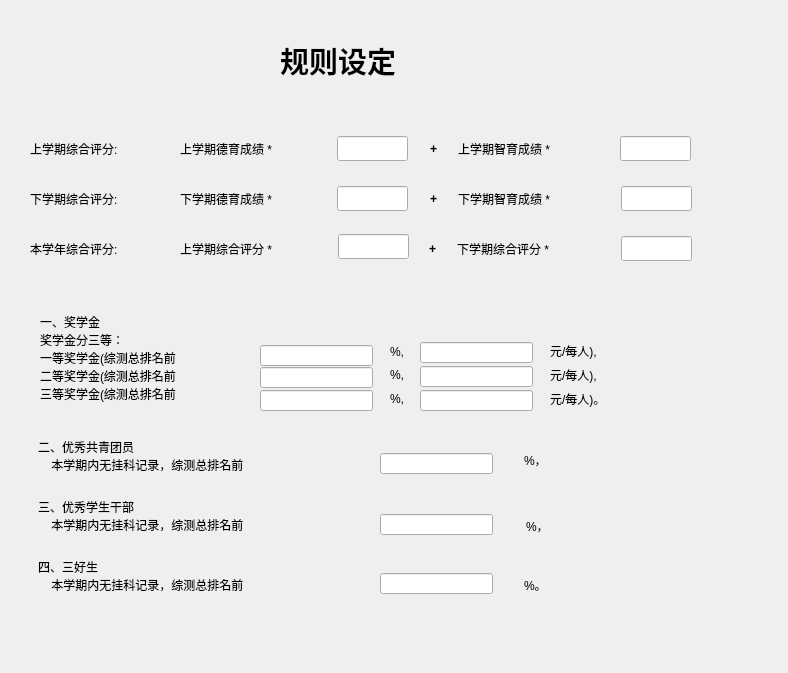
<?xml version="1.0" encoding="UTF-8"?>
<ui version="4.0">
 <class>Regulation</class>
 <widget class="QDialog" name="Regulation">
  <property name="geometry">
   <rect>
    <x>0</x>
    <y>0</y>
    <width>788</width>
    <height>673</height>
   </rect>
  </property>
  <property name="windowTitle">
   <string>评奖评优规则设定</string>
  </property>
  <widget class="QLabel" name="label">
   <property name="geometry">
    <rect>
     <x>280</x>
     <y>10</y>
     <width>381</width>
     <height>101</height>
    </rect>
   </property>
   <property name="font">
    <font>
     <pointsize>22</pointsize>
     <weight>75</weight>
     <bold>true</bold>
    </font>
   </property>
   <property name="text">
    <string>规则设定</string>
   </property>
  </widget>
  <widget class="QLabel" name="label_2">
   <property name="geometry">
    <rect>
     <x>30</x>
     <y>140</y>
     <width>151</width>
     <height>18</height>
    </rect>
   </property>
   <property name="text">
    <string>上学期综合评分:</string>
   </property>
  </widget>
  <widget class="QLabel" name="label_3">
   <property name="geometry">
    <rect>
     <x>30</x>
     <y>190</y>
     <width>151</width>
     <height>18</height>
    </rect>
   </property>
   <property name="text">
    <string>下学期综合评分:</string>
   </property>
  </widget>
  <widget class="QLabel" name="label_4">
   <property name="geometry">
    <rect>
     <x>30</x>
     <y>238</y>
     <width>151</width>
     <height>21</height>
    </rect>
   </property>
   <property name="text">
    <string>本学年综合评分:</string>
   </property>
  </widget>
  <widget class="QLabel" name="label_5">
   <property name="geometry">
    <rect>
     <x>180</x>
     <y>140</y>
     <width>161</width>
     <height>18</height>
    </rect>
   </property>
   <property name="text">
    <string>上学期德育成绩 *</string>
   </property>
  </widget>
  <widget class="QLabel" name="label_6">
   <property name="geometry">
    <rect>
     <x>180</x>
     <y>190</y>
     <width>161</width>
     <height>18</height>
    </rect>
   </property>
   <property name="text">
    <string>下学期德育成绩 *</string>
   </property>
  </widget>
  <widget class="QLabel" name="label_7">
   <property name="geometry">
    <rect>
     <x>180</x>
     <y>240</y>
     <width>161</width>
     <height>18</height>
    </rect>
   </property>
   <property name="text">
    <string>上学期综合评分 *</string>
   </property>
  </widget>
  <widget class="QLineEdit" name="lastDEdit">
   <property name="geometry">
    <rect>
     <x>337</x>
     <y>136</y>
     <width>71</width>
     <height>25</height>
    </rect>
   </property>
  </widget>
  <widget class="QLabel" name="label_8">
   <property name="geometry">
    <rect>
     <x>430</x>
     <y>140</y>
     <width>41</width>
     <height>18</height>
    </rect>
   </property>
   <property name="font">
    <font>
     <weight>75</weight>
     <bold>true</bold>
    </font>
   </property>
   <property name="text">
    <string>+</string>
   </property>
  </widget>
  <widget class="QLineEdit" name="nextDEdit">
   <property name="geometry">
    <rect>
     <x>337</x>
     <y>186</y>
     <width>71</width>
     <height>25</height>
    </rect>
   </property>
  </widget>
  <widget class="QLineEdit" name="lastTEdit">
   <property name="geometry">
    <rect>
     <x>338</x>
     <y>234</y>
     <width>71</width>
     <height>25</height>
    </rect>
   </property>
  </widget>
  <widget class="QLineEdit" name="lastZEdit">
   <property name="geometry">
    <rect>
     <x>620</x>
     <y>136</y>
     <width>71</width>
     <height>25</height>
    </rect>
   </property>
  </widget>
  <widget class="QLabel" name="label_11">
   <property name="geometry">
    <rect>
     <x>458</x>
     <y>140</y>
     <width>161</width>
     <height>18</height>
    </rect>
   </property>
   <property name="text">
    <string>上学期智育成绩 *</string>
   </property>
  </widget>
  <widget class="QLabel" name="label_12">
   <property name="geometry">
    <rect>
     <x>458</x>
     <y>190</y>
     <width>161</width>
     <height>18</height>
    </rect>
   </property>
   <property name="text">
    <string>下学期智育成绩 *</string>
   </property>
  </widget>
  <widget class="QLineEdit" name="nextZEdit">
   <property name="geometry">
    <rect>
     <x>621</x>
     <y>186</y>
     <width>71</width>
     <height>25</height>
    </rect>
   </property>
  </widget>
  <widget class="QLabel" name="label_9">
   <property name="geometry">
    <rect>
     <x>430</x>
     <y>190</y>
     <width>41</width>
     <height>18</height>
    </rect>
   </property>
   <property name="font">
    <font>
     <weight>75</weight>
     <bold>true</bold>
    </font>
   </property>
   <property name="text">
    <string>+</string>
   </property>
  </widget>
  <widget class="QLabel" name="label_13">
   <property name="geometry">
    <rect>
     <x>457</x>
     <y>240</y>
     <width>161</width>
     <height>18</height>
    </rect>
   </property>
   <property name="text">
    <string>下学期综合评分 *</string>
   </property>
  </widget>
  <widget class="QLineEdit" name="nextTEdit">
   <property name="geometry">
    <rect>
     <x>621</x>
     <y>236</y>
     <width>71</width>
     <height>25</height>
    </rect>
   </property>
  </widget>
  <widget class="QLabel" name="label_10">
   <property name="geometry">
    <rect>
     <x>429</x>
     <y>240</y>
     <width>41</width>
     <height>18</height>
    </rect>
   </property>
   <property name="font">
    <font>
     <weight>75</weight>
     <bold>true</bold>
    </font>
   </property>
   <property name="text">
    <string>+</string>
   </property>
  </widget>
  <widget class="QLabel" name="label_14">
   <property name="geometry">
    <rect>
     <x>40</x>
     <y>307</y>
     <width>211</width>
     <height>101</height>
    </rect>
   </property>
   <property name="text">
    <string>一、奖学金
奖学金分三等：
一等奖学金(综测总排名前
二等奖学金(综测总排名前
三等奖学金(综测总排名前</string>
   </property>
  </widget>
  <widget class="QLineEdit" name="firstRangeEdit">
   <property name="geometry">
    <rect>
     <x>260</x>
     <y>345</y>
     <width>113</width>
     <height>21</height>
    </rect>
   </property>
  </widget>
  <widget class="QLineEdit" name="secondRangeEdit">
   <property name="geometry">
    <rect>
     <x>260</x>
     <y>367</y>
     <width>113</width>
     <height>21</height>
    </rect>
   </property>
  </widget>
  <widget class="QLineEdit" name="thirdRangeEdit">
   <property name="geometry">
    <rect>
     <x>260</x>
     <y>390</y>
     <width>113</width>
     <height>21</height>
    </rect>
   </property>
  </widget>
  <widget class="QLabel" name="label_15">
   <property name="geometry">
    <rect>
     <x>390</x>
     <y>343</y>
     <width>21</width>
     <height>18</height>
    </rect>
   </property>
   <property name="text">
    <string>%,</string>
   </property>
  </widget>
  <widget class="QLabel" name="label_16">
   <property name="geometry">
    <rect>
     <x>390</x>
     <y>366</y>
     <width>21</width>
     <height>18</height>
    </rect>
   </property>
   <property name="text">
    <string>%,</string>
   </property>
  </widget>
  <widget class="QLabel" name="label_17">
   <property name="geometry">
    <rect>
     <x>390</x>
     <y>390</y>
     <width>21</width>
     <height>18</height>
    </rect>
   </property>
   <property name="text">
    <string>%,</string>
   </property>
  </widget>
  <widget class="QLineEdit" name="firstMoneyEdit">
   <property name="geometry">
    <rect>
     <x>420</x>
     <y>342</y>
     <width>113</width>
     <height>21</height>
    </rect>
   </property>
  </widget>
  <widget class="QLineEdit" name="secondMoneyEdit">
   <property name="geometry">
    <rect>
     <x>420</x>
     <y>366</y>
     <width>113</width>
     <height>21</height>
    </rect>
   </property>
  </widget>
  <widget class="QLineEdit" name="thirdMoneyEdit">
   <property name="geometry">
    <rect>
     <x>420</x>
     <y>390</y>
     <width>113</width>
     <height>21</height>
    </rect>
   </property>
  </widget>
  <widget class="QLabel" name="label_18">
   <property name="geometry">
    <rect>
     <x>550</x>
     <y>342</y>
     <width>111</width>
     <height>18</height>
    </rect>
   </property>
   <property name="text">
    <string>元/每人),</string>
   </property>
  </widget>
  <widget class="QLabel" name="label_19">
   <property name="geometry">
    <rect>
     <x>550</x>
     <y>366</y>
     <width>111</width>
     <height>18</height>
    </rect>
   </property>
   <property name="text">
    <string>元/每人),</string>
   </property>
  </widget>
  <widget class="QLabel" name="label_20">
   <property name="geometry">
    <rect>
     <x>550</x>
     <y>390</y>
     <width>111</width>
     <height>18</height>
    </rect>
   </property>
   <property name="text">
    <string>元/每人)。</string>
   </property>
  </widget>
  <widget class="QLabel" name="label_21">
   <property name="geometry">
    <rect>
     <x>38</x>
     <y>430</y>
     <width>331</width>
     <height>51</height>
    </rect>
   </property>
   <property name="text">
    <string>二、优秀共青团员
    本学期内无挂科记录，综测总排名前</string>
   </property>
  </widget>
  <widget class="QLabel" name="label_22">
   <property name="geometry">
    <rect>
     <x>38</x>
     <y>490</y>
     <width>331</width>
     <height>51</height>
    </rect>
   </property>
   <property name="text">
    <string>三、优秀学生干部
    本学期内无挂科记录，综测总排名前</string>
   </property>
  </widget>
  <widget class="QLabel" name="label_23">
   <property name="geometry">
    <rect>
     <x>38</x>
     <y>550</y>
     <width>331</width>
     <height>51</height>
    </rect>
   </property>
   <property name="text">
    <string>四、三好生
    本学期内无挂科记录，综测总排名前</string>
   </property>
  </widget>
  <widget class="QLineEdit" name="GQTYRangeEdit">
   <property name="geometry">
    <rect>
     <x>380</x>
     <y>453</y>
     <width>113</width>
     <height>21</height>
    </rect>
   </property>
  </widget>
  <widget class="QLineEdit" name="XXGBRangeEdit">
   <property name="geometry">
    <rect>
     <x>380</x>
     <y>514</y>
     <width>113</width>
     <height>21</height>
    </rect>
   </property>
  </widget>
  <widget class="QLineEdit" name="SHSRangeEdit">
   <property name="geometry">
    <rect>
     <x>380</x>
     <y>573</y>
     <width>113</width>
     <height>21</height>
    </rect>
   </property>
  </widget>
  <widget class="QLabel" name="label_24">
   <property name="geometry">
    <rect>
     <x>524</x>
     <y>451</y>
     <width>81</width>
     <height>18</height>
    </rect>
   </property>
   <property name="text">
    <string>%，</string>
   </property>
  </widget>
  <widget class="QLabel" name="label_25">
   <property name="geometry">
    <rect>
     <x>526</x>
     <y>517</y>
     <width>81</width>
     <height>18</height>
    </rect>
   </property>
   <property name="text">
    <string>%，</string>
   </property>
  </widget>
  <widget class="QLabel" name="label_26">
   <property name="geometry">
    <rect>
     <x>524</x>
     <y>576</y>
     <width>81</width>
     <height>18</height>
    </rect>
   </property>
   <property name="text">
    <string>%。</string>
   </property>
  </widget>
 </widget>
 <resources/>
 <connections/>
</ui>
